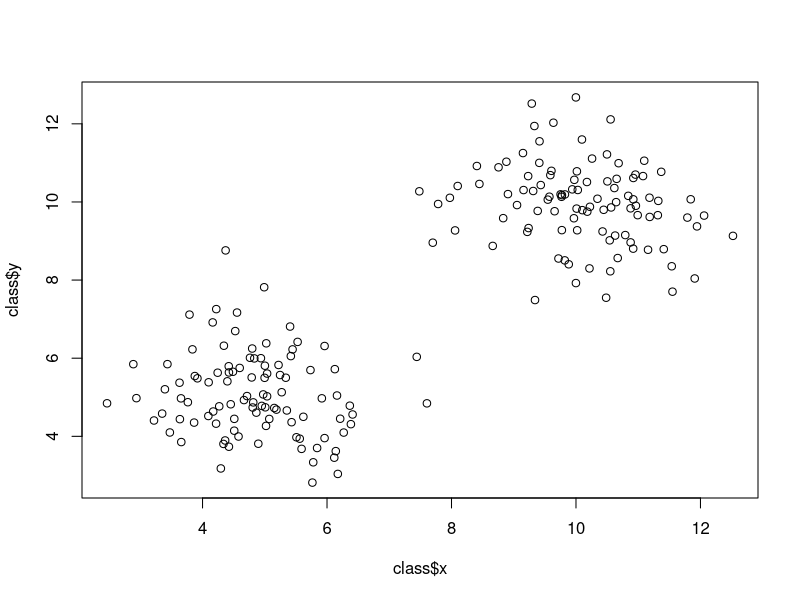
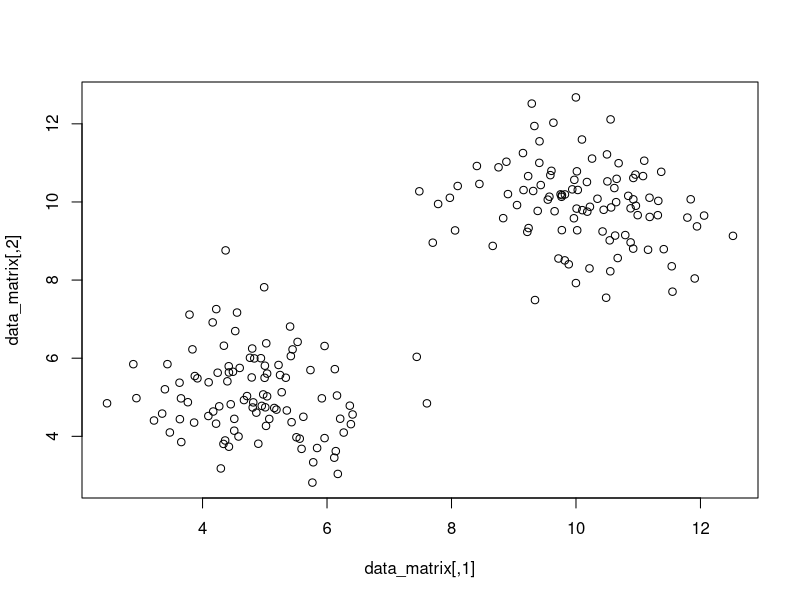
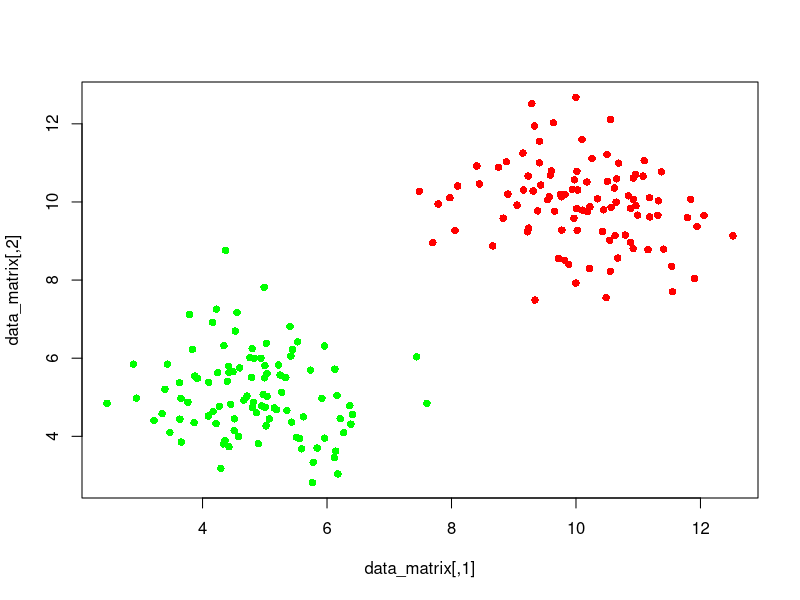
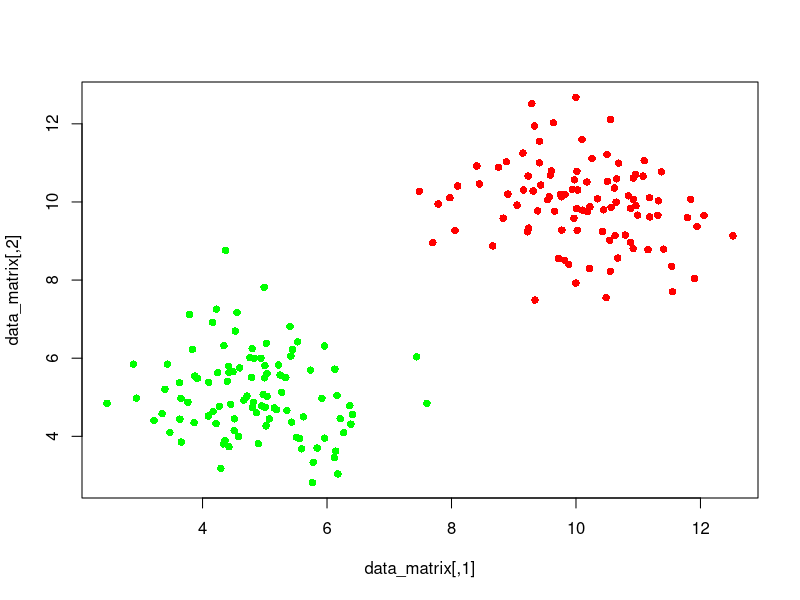
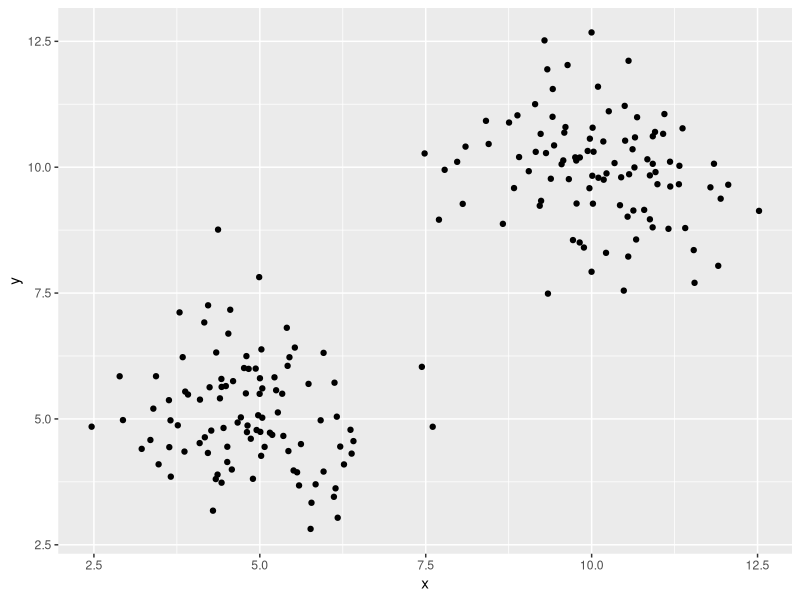
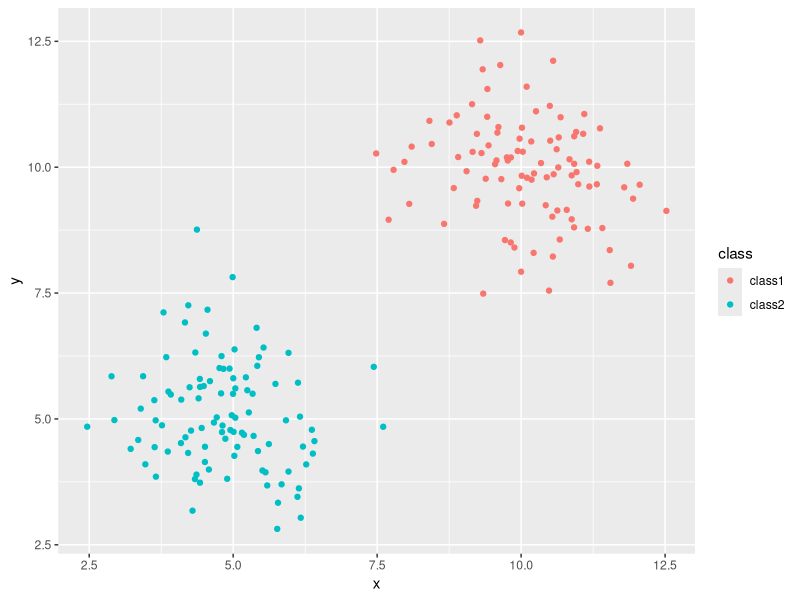
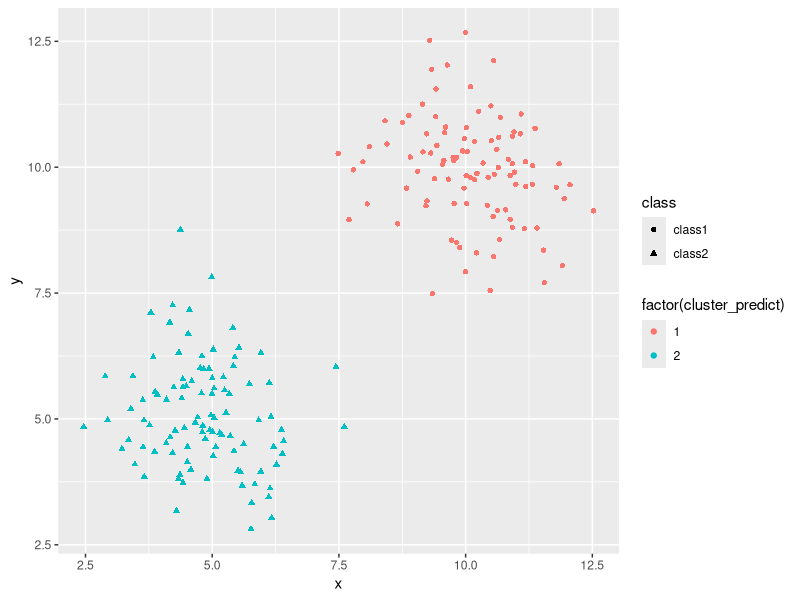
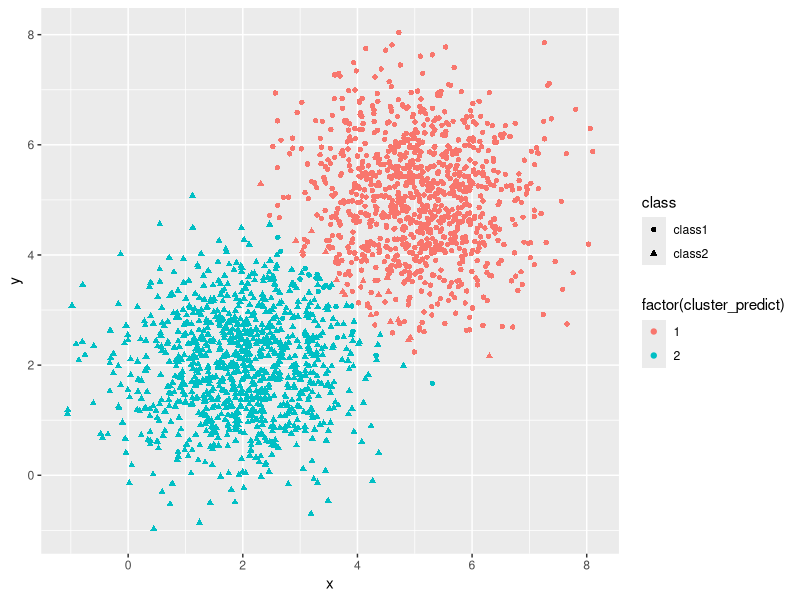

Generate these figures, in order, with R:
# R script to demonstrate clustering

library(ggplot2)

#Generate random data of two classes
#Class1: random data from Gaussian distribution with mean=10
#Class2: random data from Gaussian distribution with mean=10
 
class1 <- data.frame(x=rnorm(100,mean=10),y=rnorm(100,mean=10),class="class1")
class2 <- data.frame(x=rnorm(100,mean=5),y=rnorm(100,mean=5),class="class2")
class <- rbind(class1,class2)
plot(class$x,class$y)

#Combine data from both classes and plot
data_matrix <- as.matrix(cbind(class$x,class$y))
plot(data_matrix)

#Perform K-means cluster and suppose we know that it should be two clusters
clustering <- kmeans(data_matrix,2)
class$cluster_predict <- clustering$cluster


#Plot and color according to classes
colors_class <- rep(rgb(0,0,0,0.2),length(class$x))
colors_class[which(class$class == "class1")]<- "red"
colors_class[which(class$class == "class2")]<- "green"
plot(data_matrix,col=colors_class,pch=16)

#Plot and color according to clustering prediction
colors_clustering <- rep(rgb(0,0,0,0.2),length(class$x))
colors_clustering[which(class$cluster_predict == "1")]<- "red"
colors_clustering[which(class$cluster_predict == "2")]<- "green"
plot(data_matrix,col=colors_clustering,pch=16)

#Plot using different plotting library
ggplot(class, aes(x=x,y=y)) + geom_point()
ggplot(class, aes(x=x,y=y,color=class)) + geom_point()

#Transform Cluster Variable to Factor
ggplot(class, aes(x=x,y=y,color=factor(cluster_predict),shape=class)) + geom_point()


#Try again with harder data
class1 <- data.frame(x=rnorm(1000,mean=5),y=rnorm(1000,mean=5),class="class1")
class2 <- data.frame(x=rnorm(1000,mean=2),y=rnorm(1000,mean=2),class="class2")
class <- rbind(class1,class2)
data_matrix <- as.matrix(cbind(class$x,class$y))
clustering <- kmeans(data_matrix,2)
class$cluster_predict <- clustering$cluster
ggplot(class, aes(x=x,y=y,color=factor(cluster_predict),shape=class)) + geom_point()

#Try again with 3 clusters
class1 <- data.frame(x=rnorm(1000,mean=5),y=rnorm(1000,mean=5),class="class1")
class2 <- data.frame(x=rnorm(1000,mean=2),y=rnorm(1000,mean=2),class="class2")
class <- rbind(class1,class2)
data_matrix <- as.matrix(cbind(class$x,class$y))
clustering <- kmeans(data_matrix,3)
class$cluster_predict <- clustering$cluster
ggplot(class, aes(x=x,y=y,color=factor(cluster_predict),shape=class)) + geom_point()

#Try again with hierarchical clustering
class1 <- data.frame(x=rnorm(100,mean=10),y=rnorm(100,mean=10),class="class1")
class2 <- data.frame(x=rnorm(100,mean=5),y=rnorm(100,mean=5),class="class2")
class <- rbind(class1,class2)
data_matrix <- as.matrix(cbind(class$x,class$y))
dist_matrix<-dist(data_matrix)
clustering <- hclust(dist_matrix)
plot(clustering,label=class$class)
abline(h=2)



